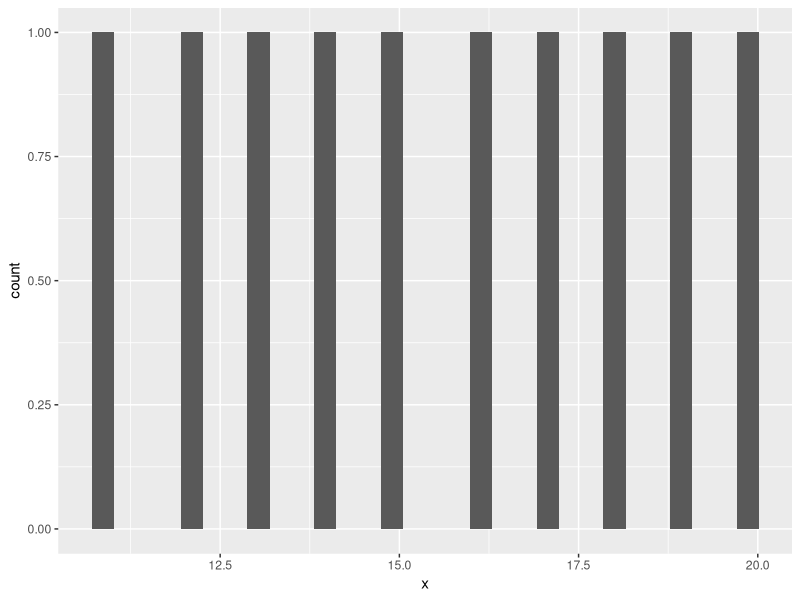
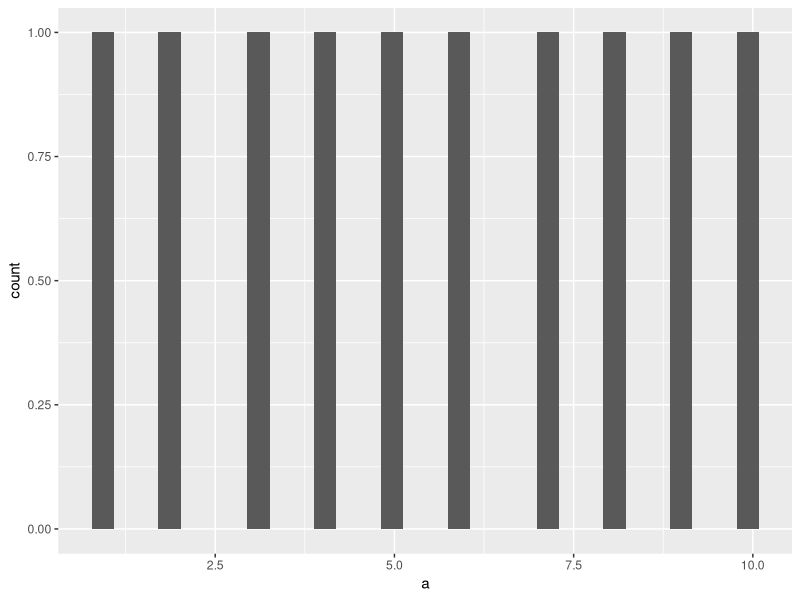
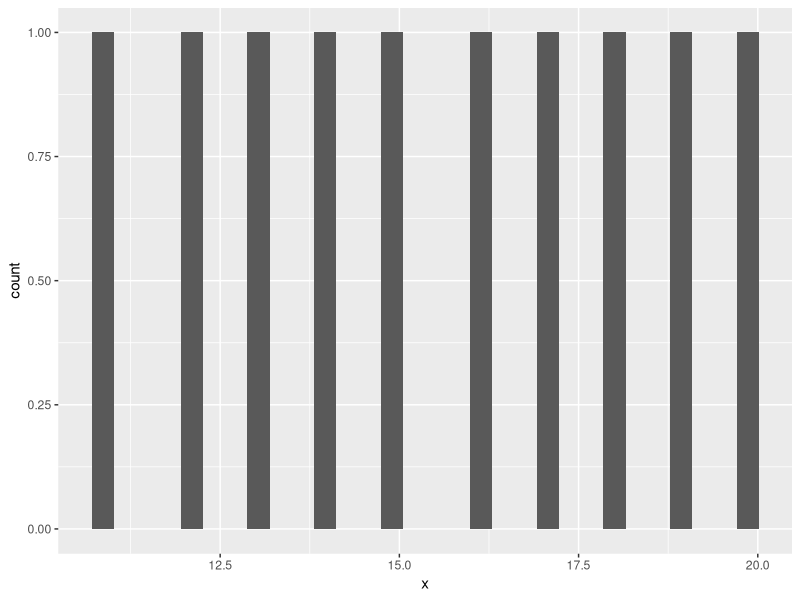

Generate these figures, in order, with R:
## ---- chunk 1
rm(list = ls())
## ---- chunk 2
### A custom plotting function

## ---- chunk 3
library(tidyverse)
library(rlang)
## ---- chunk 4
# First attempt: create a function that plots a histogram,
# taking a variable name as input
## ---- chunk 5
tidy_histogram <- function(.data, x) {
  .data %>%
    ggplot(aes(x = x)) +
    geom_histogram()
}
## ---- chunk 6
# Would that work?
## ---- chunk 7
data <- tibble(a = 1:10)

try(print(
  data %>%
    tidy_histogram(a)
))

try(print(
  data %>%
    tidy_histogram("a")
))
## ---- chunk 8
# No, the function is looking for a variable named x,
# no matter what we pass in:
## ---- chunk 9
data <- tibble(a = 1:10, x = 11:20)

data %>%
  tidy_histogram(a)
## ---- chunk 10
# Solution: quote-unquote
## ---- chunk 11
tidy_histogram <- function(.data, x) {
  # Treat the argument as a variable name
  expr <- enquo(x)

  .data %>%
    # Tell ggplot2 that expr *contains* the name of the variable,
    # instead of expecting a variable named `expr`
    ggplot(aes(x = !!expr)) +
    geom_histogram()
}

data %>%
  tidy_histogram(a)

data %>%
  tidy_histogram(x)

try(print(
  data %>%
    tidy_histogram(y)
))
## ---- chunk 12
# This requires tidyeval support from the function that is called!
## ---- chunk 13
aes
## ---- chunk 14
### Exercises
## ---- chunk 15

## ---- chunk 16
# mutate_map_dbl() function
## ---- chunk 17
mutate_map_dbl <- function(.data, col, expr) {
  quo <- enquo(col)

  .data %>%
    mutate(new_column = map_dbl(!!quo, expr))
}

iris_nested <-
  iris %>%
  nest(-Species)

iris_nested %>%
  mutate_map_dbl(data, ~ mean(.$Petal.Width))
